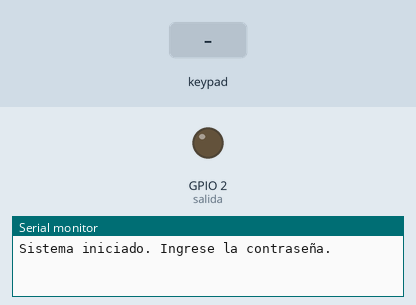
Simulated run of this sketch. Board: ESP32. Shown: output pins drawn as LEDs (lit = HIGH), the last lines printed to the serial monitor. Inputs (shaded band) come from the test bench.

Above: at 1.2 s.
1.3 s: keypad keys 2 0 1 6 # pressed 0.4 s apart
At 3.3 s:
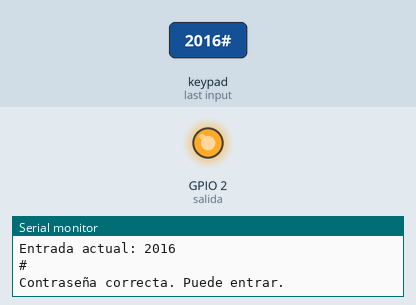
4.8 s: key 'A' pressed
7.8 s: key 'B' pressed
10.4 s: keypad keys 2 0 1 6 pressed 0.4 s apart
13.5 s: key 'C' pressed
15.0 s: keypad keys 2 0 1 6 * pressed 0.4 s apart
Timing chart, 0 to 18.0 s (numbered marks = the images above; inputs shaded):
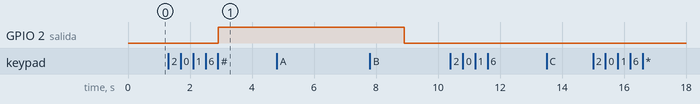

Measured:
- after the input at 1.3 s, GPIO 2 (salida): LOW → HIGH after 1.6 s
- after the input at 4.8 s, every drawn part: stays the same

The sketch:

teclado_monitor_serie_2.ino
```cpp
#include <Keypad.h>

// Configuración del teclado matricial 4x4
const byte filas = 4; // Número de filas
const byte columnas = 4; // Número de columnas

// Mapeo de teclas (ajusta según tu teclado)
char teclas[filas][columnas] = {
  {'1', '2', '3', 'A'},
  {'4', '5', '6', 'B'},
  {'7', '8', '9', 'C'},
  {'*', '0', '#', 'D'}
};

// Pines conectados al teclado (ajusta según tu conexión)
byte pinesFilas[filas] = {27, 14, 12, 13}; // GPIOs para las filas
byte pinesColumnas[columnas] = {32, 33, 25, 26}; // GPIOs para las columnas

Keypad teclado = Keypad(makeKeymap(teclas), pinesFilas, pinesColumnas, filas, columnas);

// Configuración de la contraseña
String contrasena = "2016"; // Contraseña correcta
String entrada = "";        // Almacena la entrada del usuario

// Configuración de la salida digital
const int salida = 2; // GPIO de la salida (ajusta según tu preferencia)
const unsigned long tiempoActivo = 6000; // Tiempo en milisegundos (6 segundos)

///////////////////////////////////////////////////////////////////////////////////////////

void setup() {
  Serial.begin(9600);

  // Configuración de la salida digital
  pinMode(salida, OUTPUT);
  digitalWrite(salida, LOW);
  Serial.println("Sistema iniciado. Ingrese la contraseña.");

}

////////////////////////////////////////////////////////////////////////////////////////

void loop() {

  char tecla = teclado.getKey(); // Lee una tecla del teclado


  if (tecla) {
    // Si se presiona una tecla, la muestra en el monitor serial
    Serial.println(tecla);
    if (tecla == '#') {
      // Si se presiona '#', verifica la contraseña
      if (entrada == contrasena) {
        Serial.println("Contraseña correcta. Puede entrar.");
        digitalWrite(salida, HIGH); // Activa la salida
        delay(tiempoActivo);        // Mantiene la salida activa por el tiempo definido
        digitalWrite(salida, LOW);  // Desactiva la salida
        Serial.println("Puerta Cerrada.");
      } else {
        Serial.println("Contraseña incorrecta. Inténtelo de nuevo.");
      }
      entrada = ""; // Limpia la entrada para un nuevo intento
    } else if (tecla == '*') {
      // Si se presiona '*', borra la entrada actual
      entrada = "";
      Serial.println("Entrada borrada.");
    } else {
      // Si es un dígito válido, lo agrega a la entrada
      entrada += tecla;
      Serial.print("Entrada actual: ");
      Serial.println(entrada);

      // **Aquí está la nueva funcionalidad**
      if (entrada.length() > 4) {
        Serial.println("Num. de digitos exedido");
        entrada = ""; // Limpia la entrada si excede 4 dígitos
      }
    }
  }
}
```
